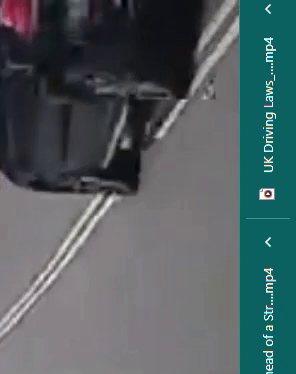
#> input picture frame 38 of line type/double.mp4, 296 x 374 px, given in place of test.mp4, which was not available
$ python filter.py
#> lines starting #> are read from the running program, lines starting #| are printed output that depends on the picture; after the words box and inside, x2 and y2 are one past the last pixel; in counts of white or black regions, pixels touching at a corner belong together; pictures that were not available may be replaced by others from this repository, and a replacement may not be noted
import cv2

cap = cv2.VideoCapture("test.mp4")

while True:
    _, image = cap.read()
#> image is the input picture: shape (374, 296, 3); mean B, G, R 97, 94.2, 80.5


    copy = image.copy()
    gray = cv2.cvtColor(image, cv2.COLOR_BGR2GRAY)
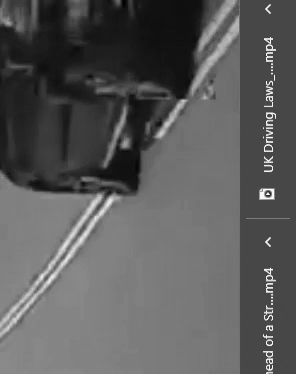
#> gray: shape (374, 296); min 1, max 254, mean 90.4

    Gaussian = cv2.GaussianBlur(image, (3,3), 0)

    adp_thresholded = cv2.adaptiveThreshold(gray, 255, cv2.ADAPTIVE_THRESH_MEAN_C, cv2.THRESH_BINARY, 33, 10)
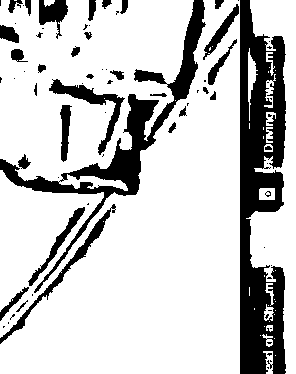
#> adp_thresholded: shape (374, 296); 78.2% white; 76 black regions (44 under 20 px), largest, box (x1, y1, x2, y2) and area: (240, 0, 286, 374) 11599, (0, 0, 206, 293) 6329, (49, 79, 125, 155) 1072
    ret, thresholded = cv2.threshold(gray, 120, 255, cv2.THRESH_BINARY)
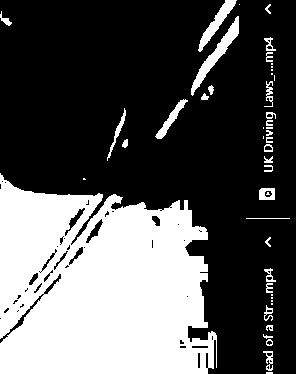
#> thresholded: shape (374, 296); 33.9% white; 46 white regions (16 under 20 px), largest, box (x1, y1, x2, y2) and area: (0, 173, 217, 374) 34398, (191, 16, 239, 96) 759, (198, 0, 237, 52) 515
    canny = cv2.Canny(adp_thresholded, 120, 200)
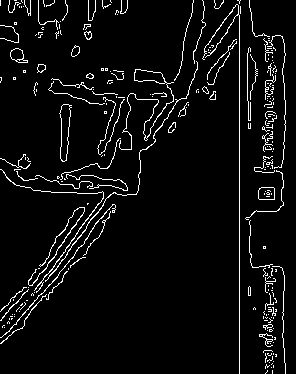
#> canny: shape (374, 296); 5.2% white in thin lines or dots
    contours, hierarchy = cv2.findContours(adp_thresholded, cv2.RETR_TREE, cv2.CHAIN_APPROX_SIMPLE)
#> contours = 133 contours, 92 with area under 20; largest, box (x1, y1, x2, y2) and area: (0, 0, 240, 374) 53618, (0, 0, 194, 191) 26026, (246, 0, 296, 374) 7347, (48, 78, 126, 156) 1218, (27, 206, 86, 287) 657
    # epsilon = (control_values['epsilon']/2550)* cv2.arcLength(c, True)
    # poly =

    cv2.drawContours(copy, contours, -1, (100,255,0), 2)
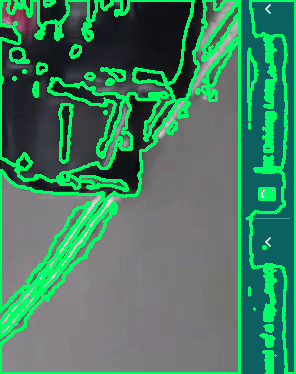
#> copy: shape (374, 296, 3); 18.98% of pixels changed, all inside (x1, y1, x2, y2) = (0, 0, 296, 374)
    # cv2.imshow("image", image)
    # cv2.imshow("gaussian",image)
    # cv2.imshow("thresh_adaptive", adp_thresholded)
    cv2.imshow("thresh", thresholded)
    # cv2.imshow("contours", copy)
    cv2.waitKey(30)

    if cv2.waitKey(1) & 0xFF == ord('q'):
#> (key q is pressed here)
        break

$ run again, starting later in the video
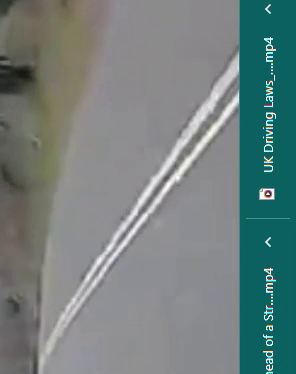
#> input picture frame 175 of line type/double.mp4, 296 x 374 px, given in place of test.mp4, which was not available
#> image is the input picture: shape (374, 296, 3); mean B, G, R 126.7, 128.1, 113.4
#> `adp_thresholded = cv2.adaptiveThreshold(gray, 255, cv2.ADAPTIVE_THRESH..`:
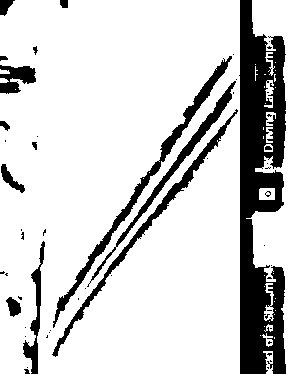
#> adp_thresholded: shape (374, 296); 82% white; 55 black regions (39 under 20 px), largest, box (x1, y1, x2, y2) and area: (239, 0, 286, 374) 12020, (53, 56, 232, 328) 2263, (52, 109, 238, 357) 1817
#> thresholded: shape (374, 296); 63.8% white; 77 black regions (66 under 20 px), largest, box (x1, y1, x2, y2) and area: (226, 0, 296, 374) 20128, (0, 0, 82, 374) 19101, (139, 163, 178, 216) 189
#> canny: shape (374, 296); 4.2% white in thin lines or dots
#> contours = 110 contours, 86 with area under 20; largest, box (x1, y1, x2, y2) and area: (0, 0, 240, 374) 87096, (246, 0, 296, 374) 7206, (52, 55, 233, 329) 2584, (51, 108, 239, 358) 2113, (115, 80, 237, 248) 1478
#> `cv2.drawContours(copy, contours, -1, (100,255,0), 2)`:
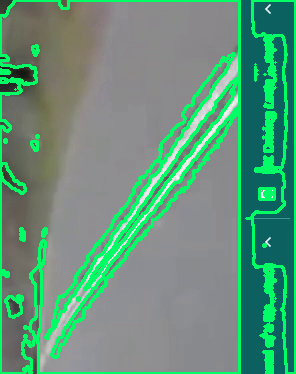
#> copy: shape (374, 296, 3); 15.65% of pixels changed, all inside (x1, y1, x2, y2) = (0, 0, 296, 374)

$ run again, starting later in the video
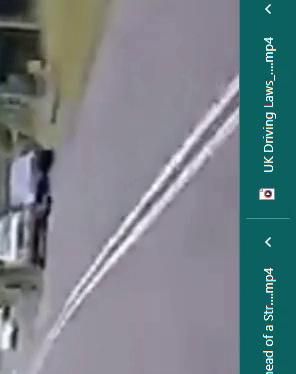
#> input picture frame 311 of line type/double.mp4, 296 x 374 px, given in place of test.mp4, which was not available
#> image is the input picture: shape (374, 296, 3); mean B, G, R 134.6, 129.1, 116.3
#> `adp_thresholded = cv2.adaptiveThreshold(gray, 255, cv2.ADAPTIVE_THRESH..`:
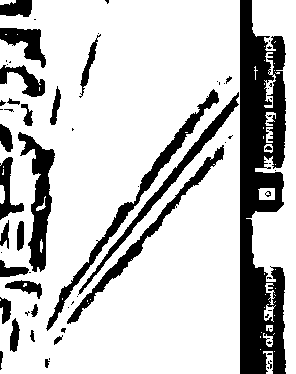
#> adp_thresholded: shape (374, 296); 77.2% white; 69 black regions (41 under 20 px), largest, box (x1, y1, x2, y2) and area: (240, 0, 286, 374) 11930, (46, 89, 219, 331) 2329, (18, 132, 55, 272) 2097
#> thresholded: shape (374, 296); 70.6% white; 39 black regions (29 under 20 px), largest, box (x1, y1, x2, y2) and area: (119, 0, 296, 374) 20919, (0, 0, 56, 321) 10579, (50, 63, 61, 125) 363
#> canny: shape (374, 296); 5.2% white in thin lines or dots
#> contours = 132 contours, 97 with area under 20; largest, box (x1, y1, x2, y2) and area: (0, 0, 240, 374) 85250, (246, 0, 296, 374) 7218, (45, 88, 220, 332) 2619, (17, 131, 56, 273) 2355, (66, 144, 225, 325) 2076
#> `cv2.drawContours(copy, contours, -1, (100,255,0), 2)`:
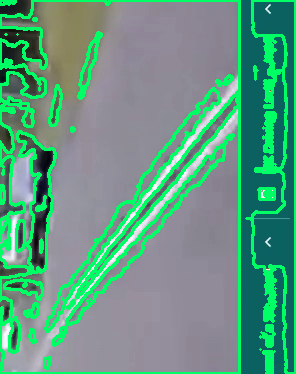
#> copy: shape (374, 296, 3); 18.69% of pixels changed, all inside (x1, y1, x2, y2) = (0, 0, 296, 374)
